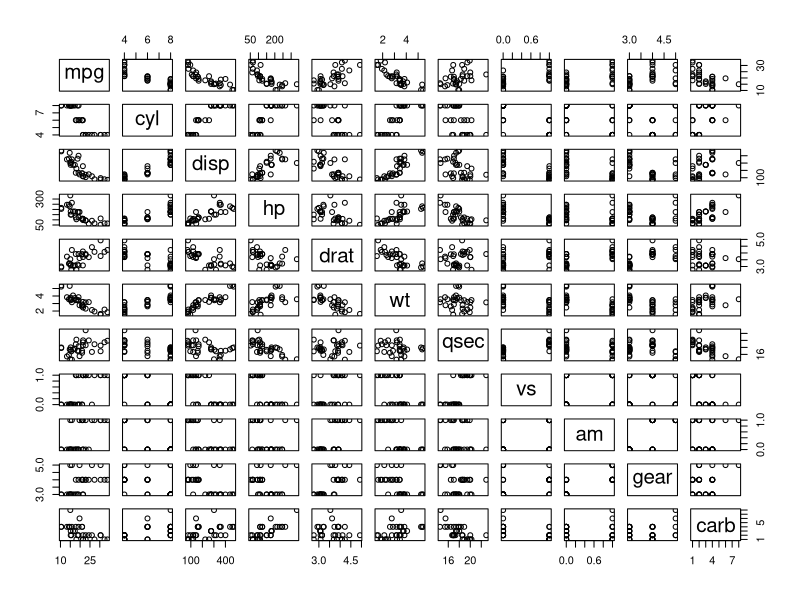
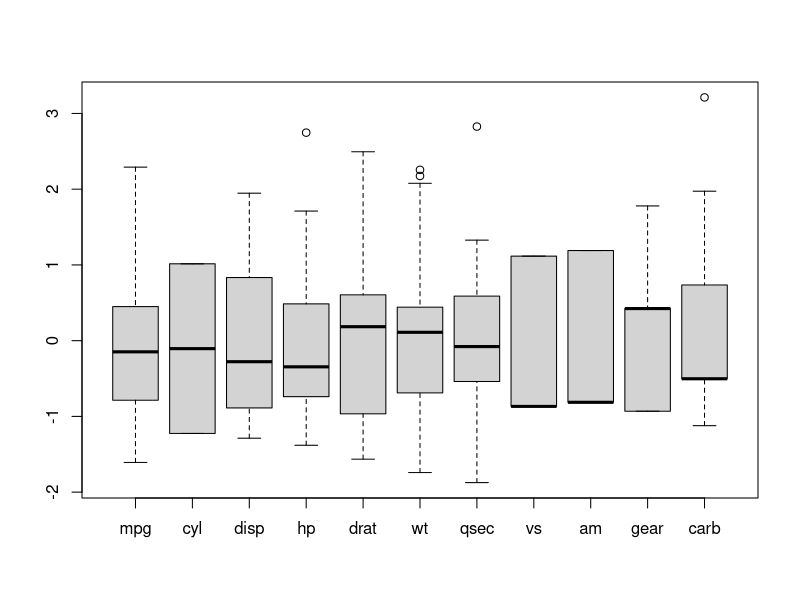
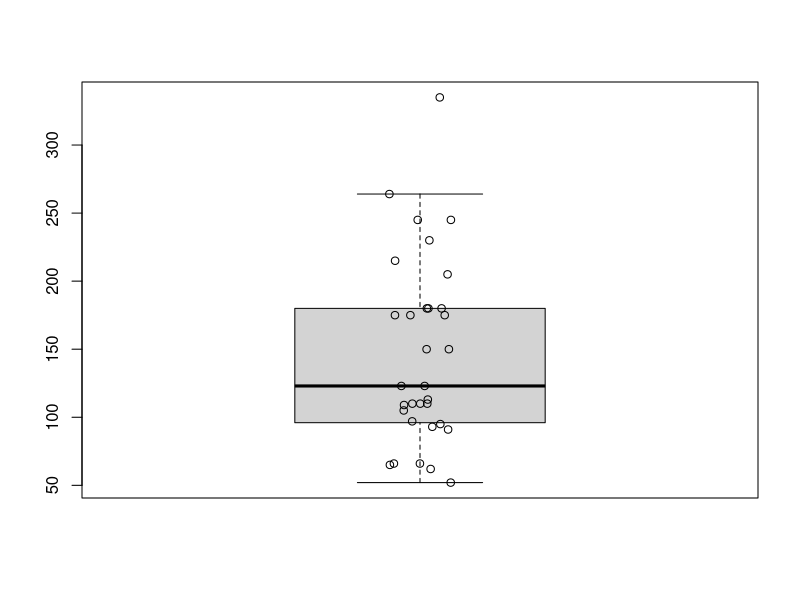
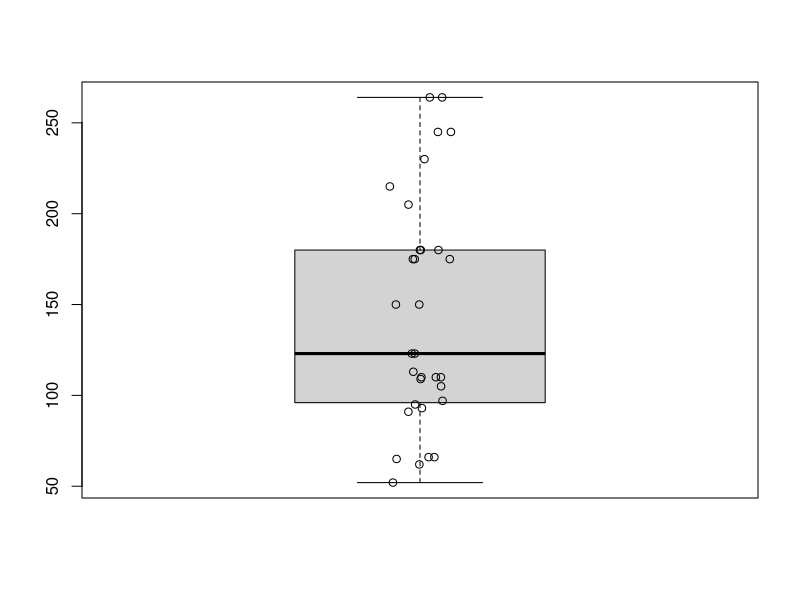
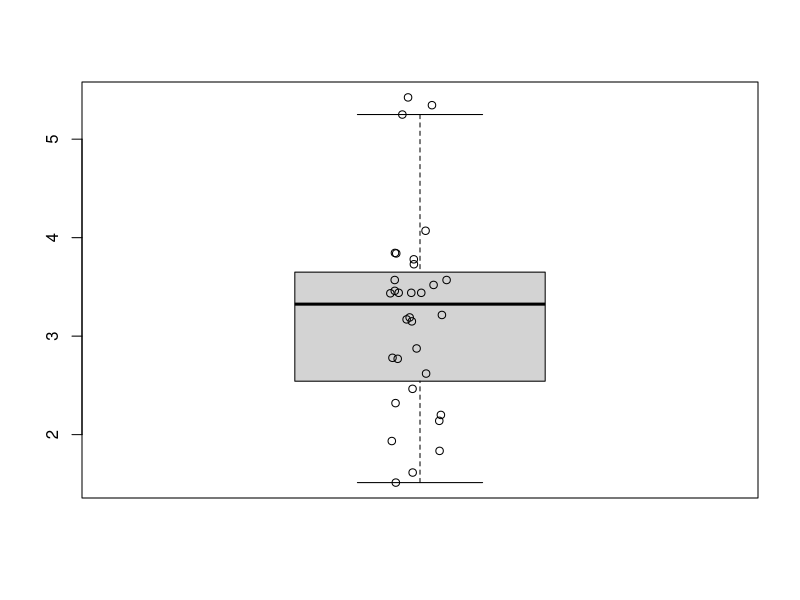
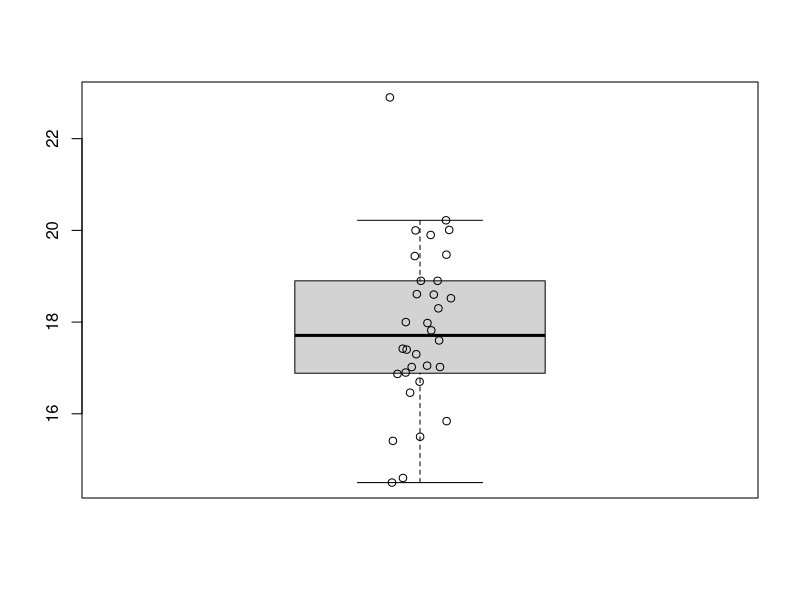
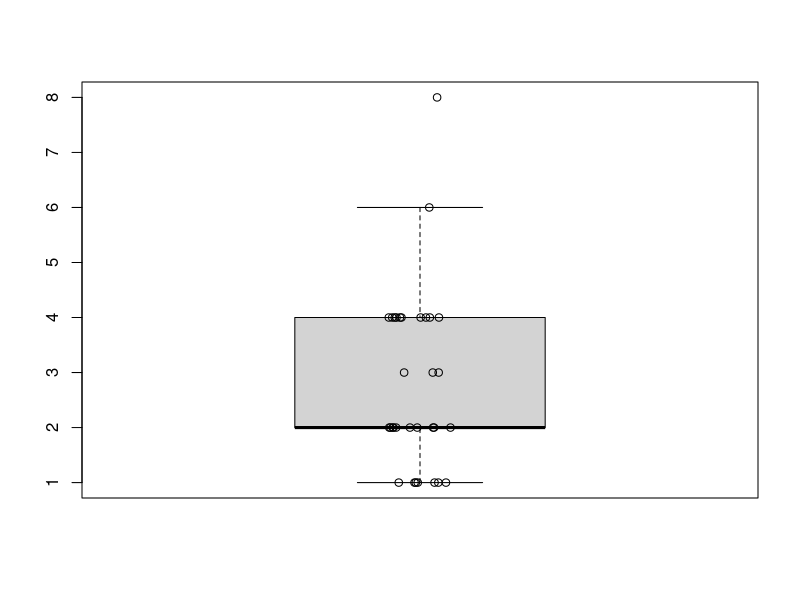
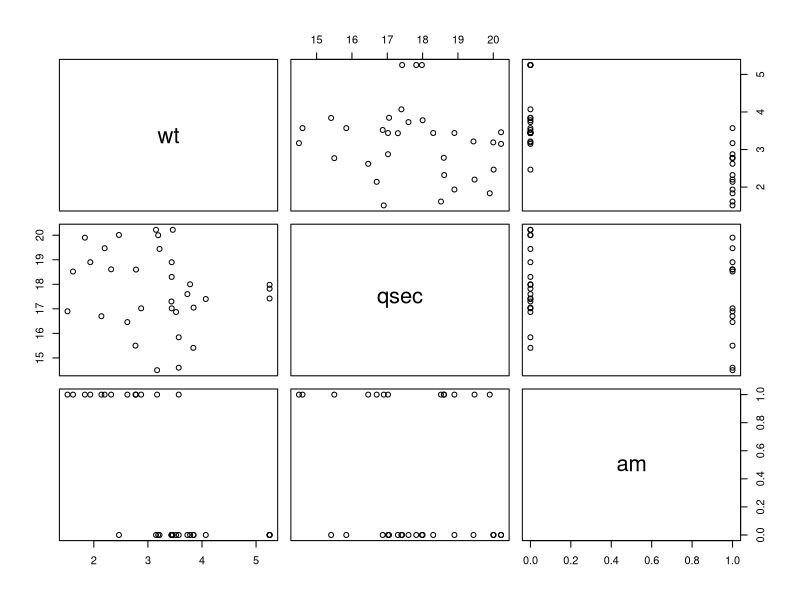

Write the R code that produced these figures, in order.
# ref: https://rpubs.com/davoodastaraky/mtRegression
#      http://www.stat.yale.edu/Courses/1997-98/101/linreg.htm 
#      http://r-statistics.co/Linear-Regression.html

# workflow ====================================================================
#
# - Formulate the question or hypothesis, iterate and update after the
#   following steps.
#
# - Examine the data, pay attention to
#   - colinearity of independent variables
#   - lurking variables, those missing from data but influence the observation
#     such as time that cause seasonal variation.
#   - outlier
#   - influential data, for example, the data point at x = 10, while all other 
#     100 data points in x ~ (0, 1)
#
# - model (variable) selection
#   - stepwise selection
#   - nested likelihood ratio test
#
# - model diagnosis
#   - detecting colinearity of selected independent variables
#   - residual vs fitted value
#   - residual normality


# formulate the question ======================================================
# Dataset to use: mtcars.
#
# We are going to find out the set of the independent variables that account for
# the most of the variation in dependent varaible mpg.


# mtcars dataset ==============================================================
# This dataset is ideal for demonstrate linear regression in R. The variabel 
# mpg depends on all other variables. 
# > ?mtcars to view the description of each variable. 
# am and vs are actually categorical variable. But they have only two levels so
# it is ok to set them as numerical variables with values 0 and 1.
str(mtcars)

# .. colinearity ====
# variables are highly correlated
cor(mtcars)  # must be all numerical variables
pairs(mtcars)

# .. outliers winsorization ====
# how to quickly check the outliers of each variable?
# boxplot(mtcars) plot boxplot of each column but the scale varies too much.
# built-in function scale() works like a charm.
# variables hp, wt, qsec and carb has outliers, as seen in the plot
boxplot(scale(mtcars))

# Check each of them with box-whisker-point plot
boxplot_point <- function(x, width = 0.1){
    # x: numeric vector
    # width: numeric, width of jitered scatter plot
    n <- length(x)
    boxplot(x, outline = FALSE, ylim = c(min(x), max(x)))
    points(rep(1, n) + (runif(n) - 0.5) * width, x)
}

winsor_x <- function(x){
    # To replace outliers with less extreme values
    # x: numeric vector
    outliers <- boxplot(x, plot = FALSE)$out
    x_good <- x[!x %in% outliers]
    x_min <- min(x_good)
    x_max <- max(x_good)
    x[x < x_min] <- x_min
    x[x > x_max] <- x_max
    return(x)
}

winsor_df <- function(df){
    # df: numeric data.frame
    as.data.frame(lapply(df, winsor_x))
}

df <- winsor_df(mtcars)

boxplot_point(mtcars$hp)    # continuous, 1 true outlier
boxplot_point(df$hp)
boxplot_point(mtcars$wt)    # 3 points are separated from the rest 29
boxplot_point(mtcars$qsec)  # continuous, 1 true outlier
boxplot_point(mtcars$carb)  # discrete values, 1 outlier



# Build linear model ==========================================================
# .. effect of winsorization ====
# instant improvement
lr0 <- lm(mpg ~ ., mtcars)   # adjusted R^2: 0.8066
lr1 <- lm(mpg ~., df)        #               0.8232

# .. stepwise selection ====
lr0_step <- step(lm(mpg ~ ., mtcars))      # 0.8336
lr1_step <- step(lm(mpg ~ ., df))          # 0.8455

# .. Nested likelihood ratio test ====
# The purpose is to verify the model selected by step() is correct by adding
# and removing variables.
lr1_1 <- lm(mpg ~ wt, df)
lr1_2 <- lm(mpg ~ wt + qsec, df)
lr1_3 <- lm(mpg ~ wt + qsec + am, df)
lr1_4 <- lm(mpg ~ wt + qsec + am + disp, df)

# anova shows that addition of disp to the model is insignificant
anova(lr1_1, lr1_2, lr1_3, lr1_4)
    # Model 1: mpg ~ wt
    # Model 2: mpg ~ wt + qsec
    # Model 3: mpg ~ wt + qsec + am
    # Model 4: mpg ~ wt + qsec + am + disp
    #   Res.Df    RSS Df Sum of Sq       F    Pr(>F)    
    # 1     30 268.87                                   
    # 2     29 180.79  1    88.077 15.6019 0.0005052 ***   # qsec p = 0.000505
    # 3     28 157.10  1    23.689  4.1963 0.0503483 .     # am p = 0.0505
    # 4     27 152.42  1     4.683  0.8295 0.3704730       # disp p = 0.37


# model diagnosis ============================================================
# check the quality of final model

# .. colinearity of selected independent variables ====
# wt and am are correlated
pairs(df[, c("wt", "qsec", "am")])
cor(df[, c("wt", "qsec", "am")])

# .. residual distribution ====
plot(lr1_1$fitted.values, lr1_1$residuals)
qqnorm(lr1_1$residuals)
lines(c(-1, 1), c(-1, 1))
